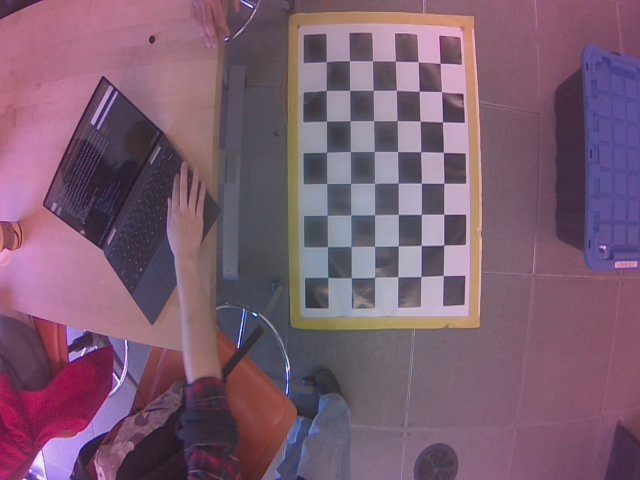
#> input picture drone_ws/imgs/checkerboard/checkerboard_0.jpg, 640 x 480 px; its folder holds only this picture in this run
$ python undistort_random_sample.py   (older library calls are emulated)
#> lines starting #> are read from the running program, lines starting #| are printed output that depends on the picture
import cv2
import numpy as np
import glob
from tqdm import tqdm

# You should replace these 3 lines with the output in calibration step
DIM=(640, 480)
K=np.load('cameraK.npy')
#> (reads drone_ws/src/cv_basics/camera_calib/cameraK.npy from the repository)
D=np.load('cameraD.npy')
#> (reads drone_ws/src/cv_basics/camera_calib/cameraD.npy from the repository)

def undistort(img_path):
    img = cv2.imread(img_path)
#> img is the input picture: shape (480, 640, 3); mean B, G, R 112.9, 93, 123.3
    h,w = img.shape[:2]
#> h = 480; w = 640
    map1, map2 = cv2.fisheye.initUndistortRectifyMap(K, D, np.eye(3), K, DIM, cv2.CV_16SC2)
    undistorted_img = cv2.remap(img, map1, map2, interpolation=cv2.INTER_LINEAR, borderMode=cv2.BORDER_CONSTANT)
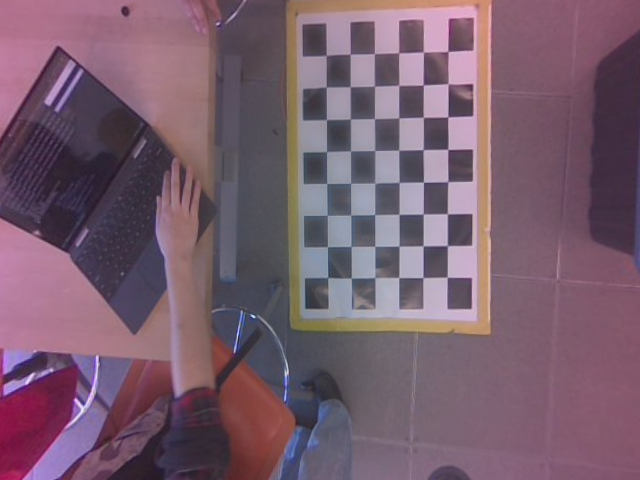
#> undistorted_img: shape (480, 640, 3); mean B, G, R 109.5, 93.2, 119.7
    both = np.concatenate((img, undistorted_img), axis=0)
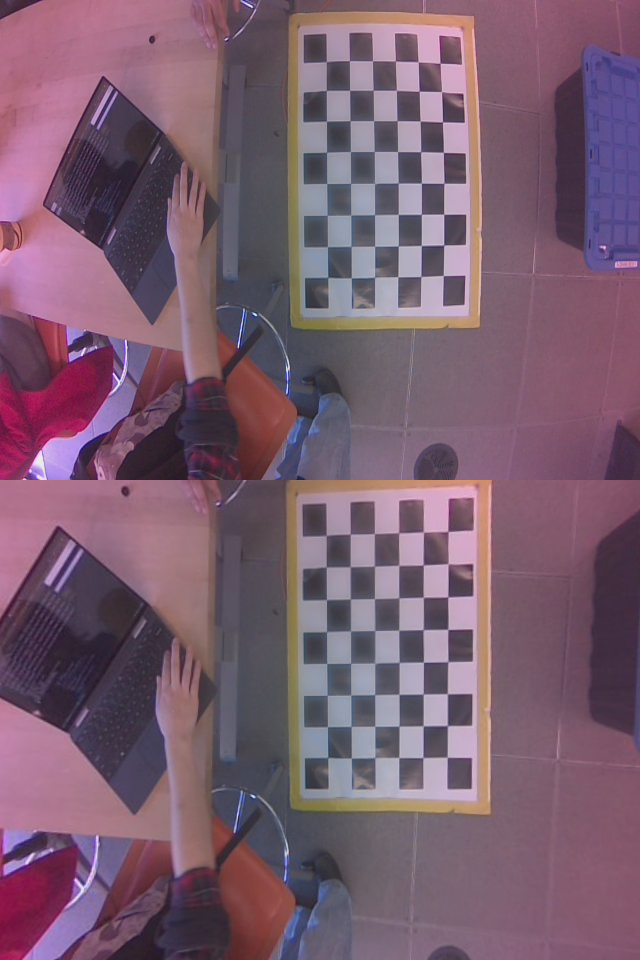
#> both: shape (960, 640, 3); mean B, G, R 111.2, 93.1, 121.5
    cv2.imshow("compare", both)
    cv2.waitKey(1000)
    cv2.destroyAllWindows()
    return undistorted_img

files = glob.glob('checkerboard\*.jpg')
test_set = np.array(files)[np.random.randint(0, len(files), (20,))]

for fname in tqdm(test_set):
    ud_img = undistort(fname)
